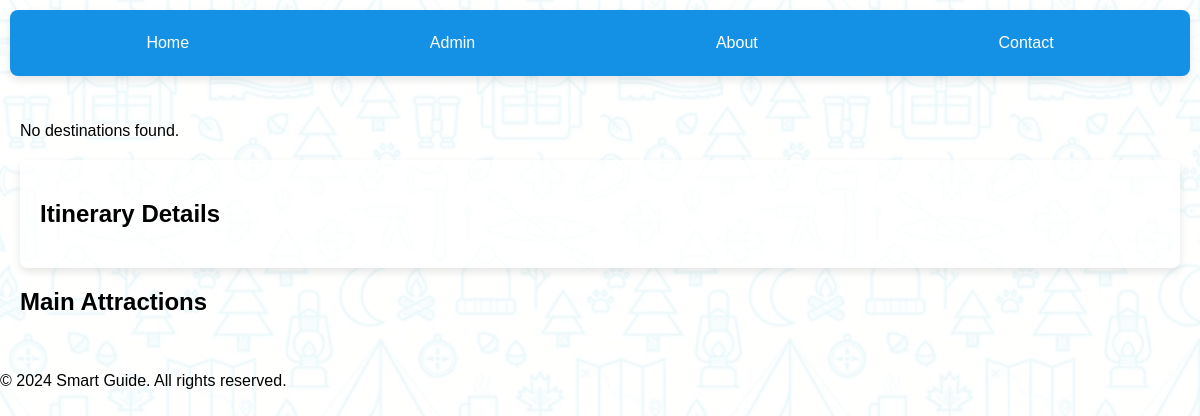
/destinations/11, run on an earlier commit of the app's database.
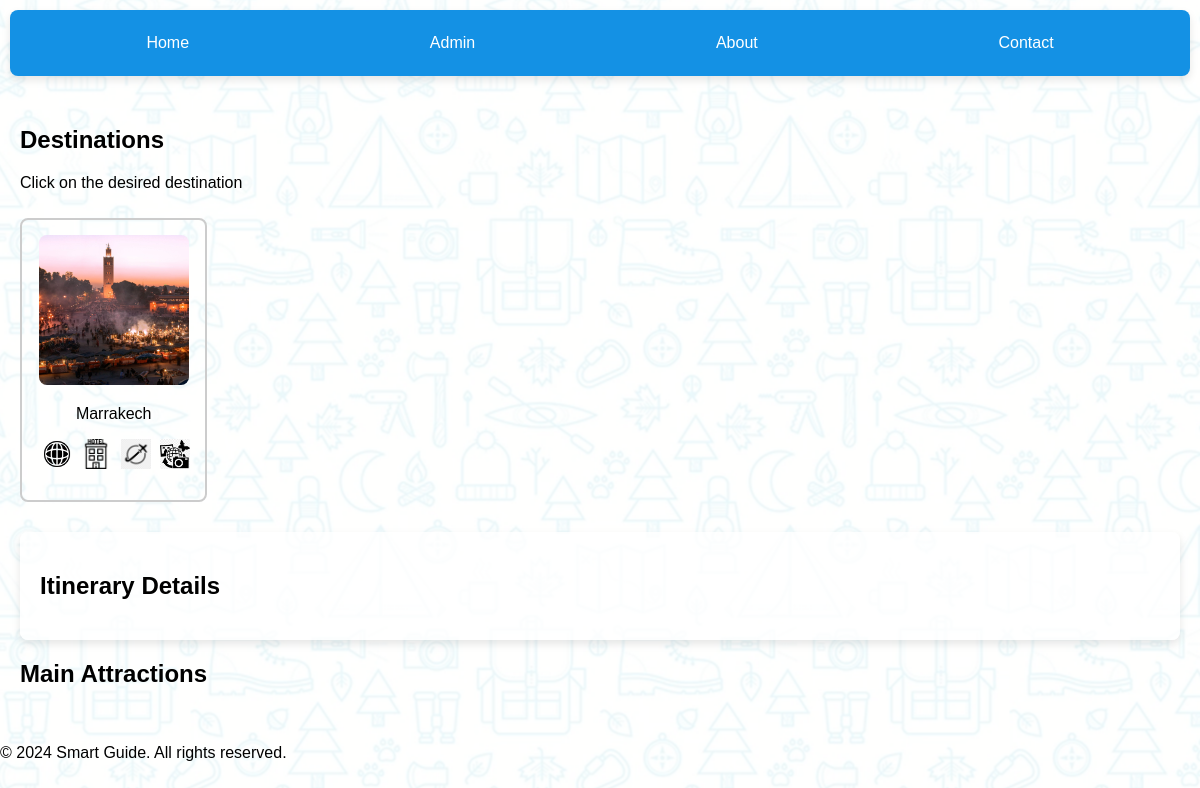
And on a later commit of the database.
### tables this page shows
CREATE TABLE destinations (
    id INTEGER PRIMARY KEY AUTOINCREMENT,
    name TEXT NOT NULL,
    country_id INTEGER,
    image_path TEXT,
    FOREIGN KEY (country_id) REFERENCES countries (id)
);

### app.py (the view)
@app.route('/destinations/<int:country_id>')
def destinations(country_id):
    destinations = get_destinations_by_country(country_id)
    return render_template('destinations.html', destinations=destinations)

### app.py (called while the page is built)
def get_destinations_by_country(country_id):
    db_path = os.path.join(os.path.dirname(__file__), 'db', 'trip_planner.db')
    conn = sqlite3.connect(db_path)
    cursor = conn.cursor()
    cursor.execute('''
        SELECT destinations.id, destinations.name, destinations.image_path
        FROM destinations
        WHERE destinations.country_id = ?
    ''', (country_id,))
    destinations = cursor.fetchall()
    conn.close()
    return destinations

### templates/destinations.html (shortened to what this page needs)
<!DOCTYPE html>
<html lang="en">
<head>
    <link rel="stylesheet" href="{{ url_for('static', filename='styles.css') }}">
    <link rel="stylesheet" href="https://cdnjs.cloudflare.com/ajax/libs/font-awesome/6.0.0-beta3/css/all.min.css">
</head>
<body>
    <header>
        <nav class="navbar">
            <a href="/">Home</a>
            <a href="/admin">Admin</a>
            <a href="/about">About</a>
            <a href="/contact">Contact</a>
        </nav>
    </header>
    <main>
        {% if destinations %}
            <h2>Destinations</h2>
            <p>Click on the desired destination</p>
            <div class="destination-list">
                {% for destination in destinations %}
                    <div class="destination-item">
                        <img src="{{ url_for('static', filename=destination[2]) }}" alt="{{ destination[1] }}" class="destination-image" onclick="showAttractions({{ destination[0] }})" style="cursor: pointer;">
                        <p>{{ destination[1] }}
                        <a href="https://en.wikipedia.org/wiki/{{ destination[1] }}" target="_blank">
                            <img src="/static/images/wiki.png" alt= About {{ destination[1] }} class="icon-image">
                        </a>
                        <a href="https://www.google.com/search?q=hotels+in+{{ destination[1] }}" target="_blank">
                            <img src="/static/images/hotel.png" alt= Search Hotels class="icon-image">
                        </a>
                        <a href="https://www.google.com/search?q=flights+to+{{ destination[1] }}" target="_blank">
                            <img src="/static/images/flights.png" alt= Search Hotels class="icon-image">
                        </a>
                        <a href="https://www.google.com/search?q=local+attractions+in+{{ destination[1] }}" target="_blank">
                            <img src="/static/images/attractions.png" alt= Search Hotels class="icon-image">
                        </a>
                    </P>
                    </div>
                {% endfor %}
            </div>
        {% else %}
            <p>No destinations found.</p>
        {% endif %}
        <section id="itinerary-section">
                <h2>Itinerary Details</h2>
        </section>
        <section id="attractions-section">
            <h2>Main Attractions</h2>
        </section>
    </main>
    {% include 'footer.html' %}
</body>
</html>

What changed in the data, as far as the page shows it:
added destinations: image_path+name (picture), name "Marrakech"
Also different on the page:
text no longer shown: "No destinations found."
text now shown: "Destinations Click on the desired destination"
